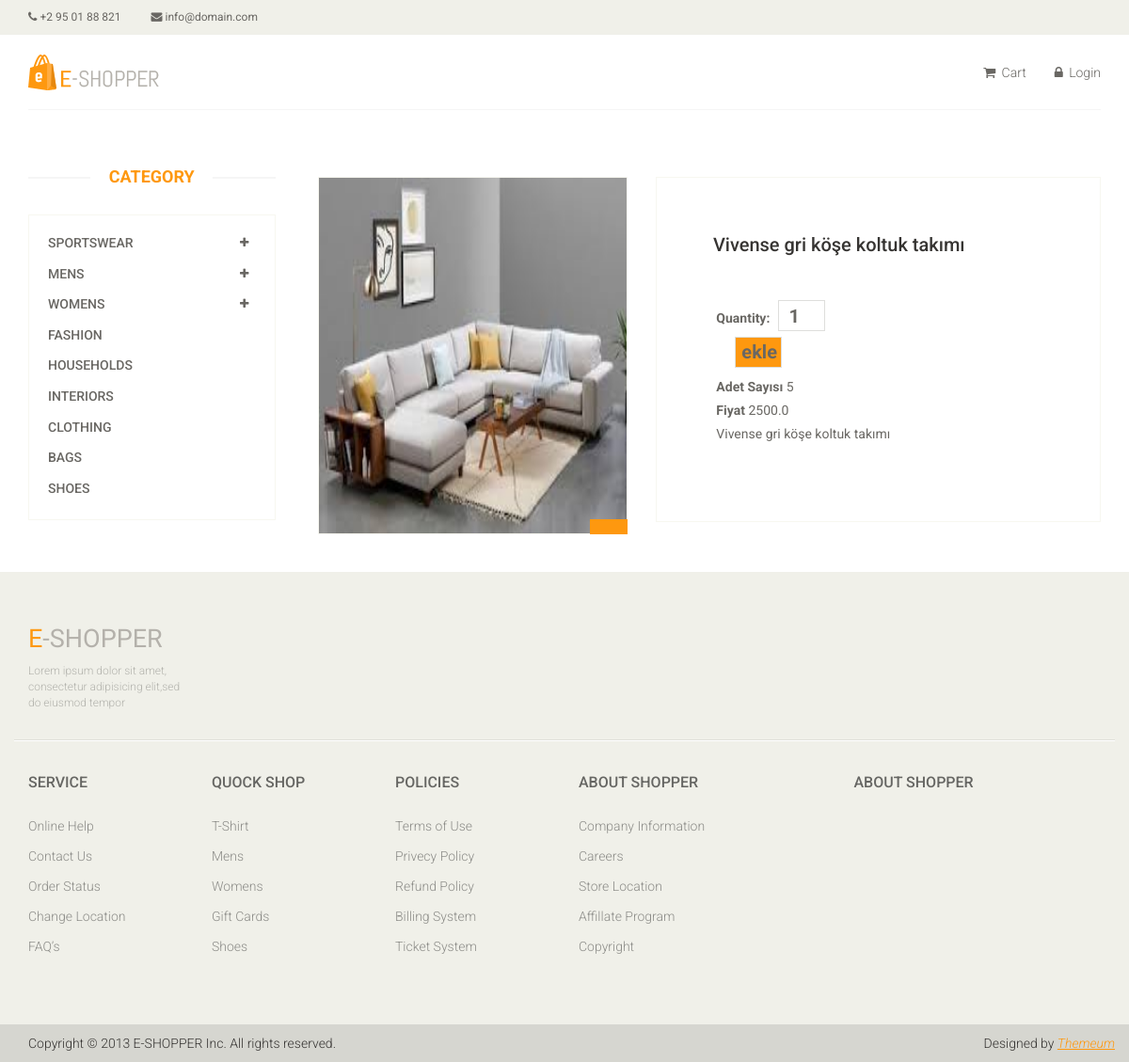
Page /product/1 on the committed database.
### product/models.py (models this page shows, shortened)
class Product(models.Model):
    STATUS = (
        (1, 'TRUE'),
        (0, 'FALSE'),
    )
    category = models.ForeignKey(Category, on_delete=models.CASCADE)
    title = models.CharField(max_length=30)
    keywords = models.CharField(max_length=255, blank=True)
    description =models.CharField(max_length=255, blank=True)
    image = models.ImageField(upload_to='images/')
    price = models.FloatField()
    amount = models.IntegerField()
    detail = RichTextUploadingField(blank=True)
    status = models.IntegerField(choices=STATUS)
    create_at = models.DateTimeField(auto_now_add=True)
    update_at = models.DateTimeField(auto_now=True)

### home/views.py (the view)
# urls.py: path('product/<int:proid>',views.product),
def product(request,proid):
    product = Product.objects.get(pk=proid)
    images= ProductImage.objects.filter(product=proid)
    form=ShopCartForm()
    context= {'page':'products',
              'product': product,
              'images': images,
              'form':form,
              }
    return render(request,"detail.html",context)

### order/models.py
class ShopCartForm(ModelForm) :
    class Meta:
        model = ShopCart
        fields = ['quantity']
        widgets = {
            'quantity' : TextInput(attrs={'class': 'input','type':'number','value':'1'}),
        }

### product/templates/detail.html (shortened to what this page needs)
{% extends "homebase.html" %}
{% block sidebar %}
    {% include "sidebar.html" %}
{% endblock %}
{% block body %}
    <div class="col-sm-9 padding-right">
					<div class="product-details">
						<div class="col-sm-5">
							<div class="view-product">
								<img src="{{ product.image.url }}" alt="" />
								<h3></h3>
							</div>
						</div>
                        <div class="col-sm-7">
							<div class="product-information">
								<h2>{{ product.title }}</h2>
								<span>
                    <div class="product-btns">
                        <form action="/order/addtocart/{{ product.id }}" method="post">
                            <div class="qty-input">
                                {{ form.as_p }}
                            </div>
                            <input type="submit" class="primary-btn add to cart" value="ekle">
                        </form>
                    </div>
								<p><b>Adet Sayısı</b> {{ product.amount }}</p>
								<p><b>Fiyat</b> {{ product.price }}</p>
								<p><b></b> {{ product.keywords }}</p>
							</div>
					</div>
             </div>
			</div>
		</div>
	</section>
{% endblock %}

### home/static/css/main.css (style rules this page uses)
body { font-family: 'Roboto', sans-serif; background:; position: relative; font-weight:400px; }
h1, h2, h3, h4, h5, h6 { font-family: 'Roboto', sans-serif; }
.padding-right { padding-right: 0; }
.product-details { overflow:hidden; }
.product-details { margin-bottom: 40px; overflow: hidden; margin-top: 10px; }
.view-product { position: relative; }
.view-product img { border: 1px solid #F7F7F0; height: 380px; width: 100%; }
.view-product h3 { background: #FE980F; bottom: 0; color: #FFFFFF; font-family: 'Roboto', sans-serif; font-size: 14px; font-weight: 700; margin-bottom: 0; padding: 8px 20px; position: absolute; right: 0; }
.product-information { border: 1px solid #F7F7F0; overflow: hidden; padding-bottom: 60px; padding-left: 60px; padding-top: 60px; position: relative; }
.product-information h2 { color: #363432; font-family: 'Roboto', sans-serif; font-size: 20px; margin-top: 0; }
.product-information p { color: #696763; font-family: 'Roboto', sans-serif; margin-bottom: 5px; }
.product-information span { display: inline-block; margin-bottom: 8px; margin-top: 18px; }
.product-information span input { border: 1px solid #DEDEDC; color: #696763; font-family: 'Roboto', sans-serif; font-size: 20px; font-weight: 700; height: 33px; outline: medium none; text-align: center; width: 50px; }
.product-information span label { color: #696763; font-family: 'Roboto', sans-serif; font-weight: 700; margin-right: 5px; }
.cart { background: #FE980F; border: 0 none; border-radius: 0; color: #FFFFFF; font-family: 'Roboto', sans-serif; font-size: 15px; margin-bottom: 10px; margin-left: 20px; }

### rows in the picture
Product: image (picture), title "Vivense gri köşe koltuk takımı", amount "5", price "2500.0", keywords "Vivense gri köşe koltuk takımı"
